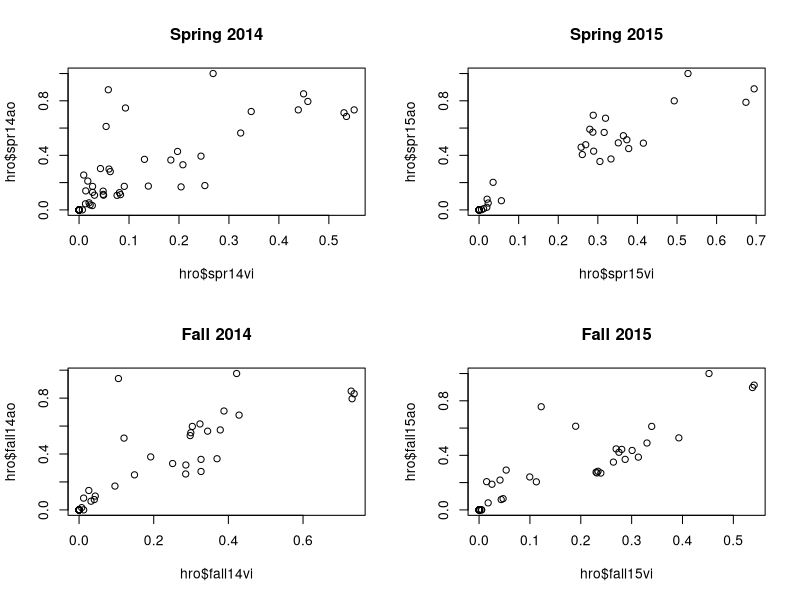
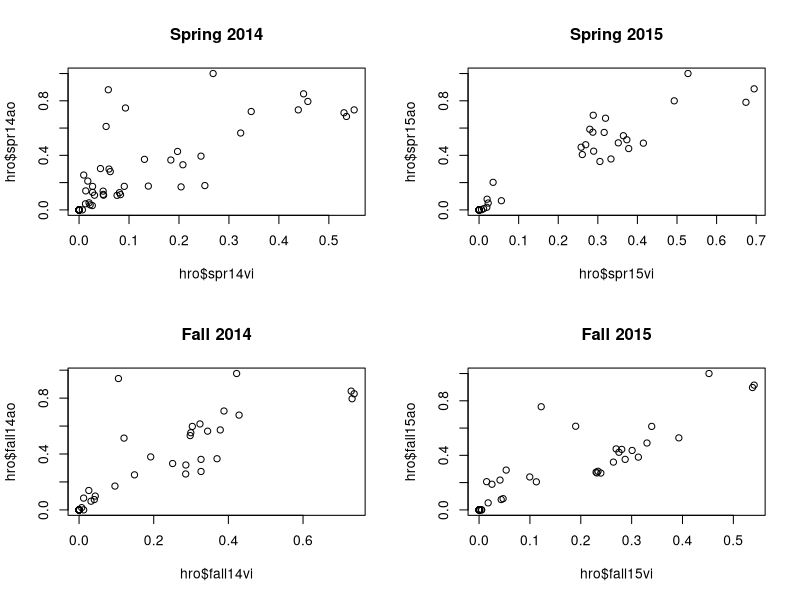
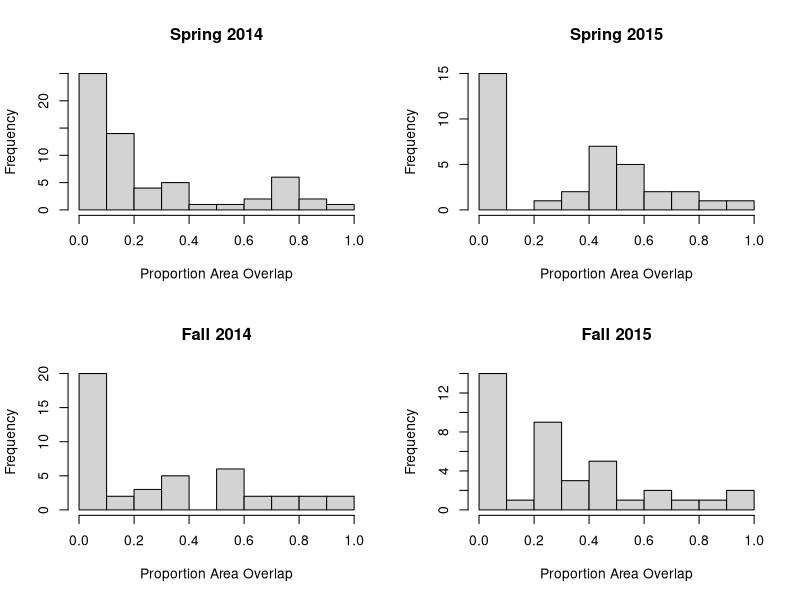
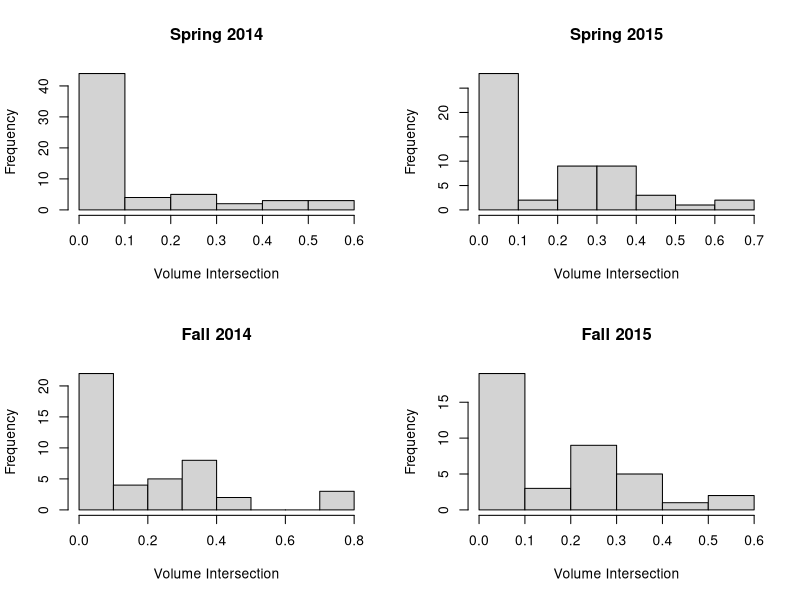
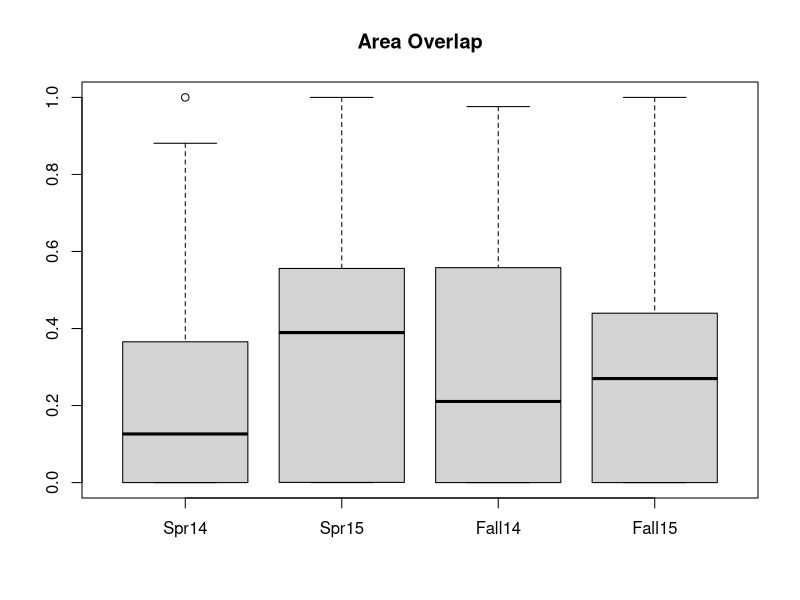
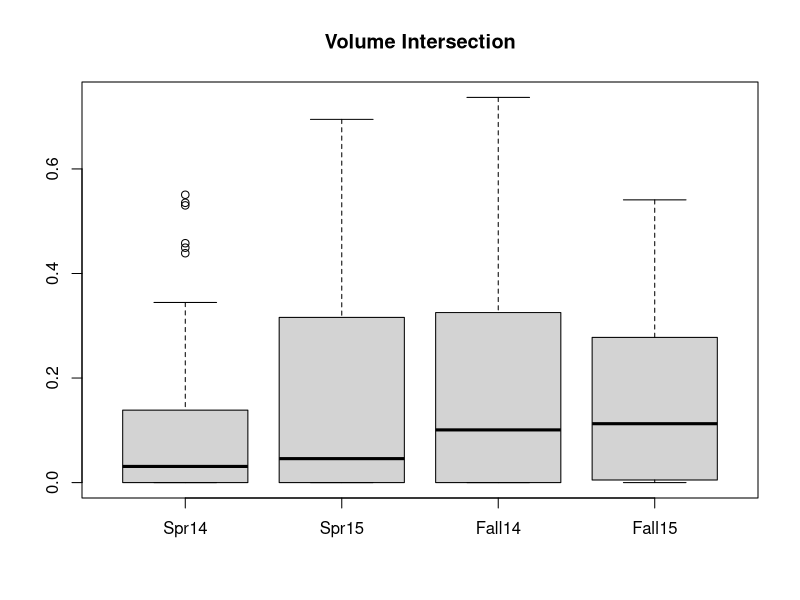
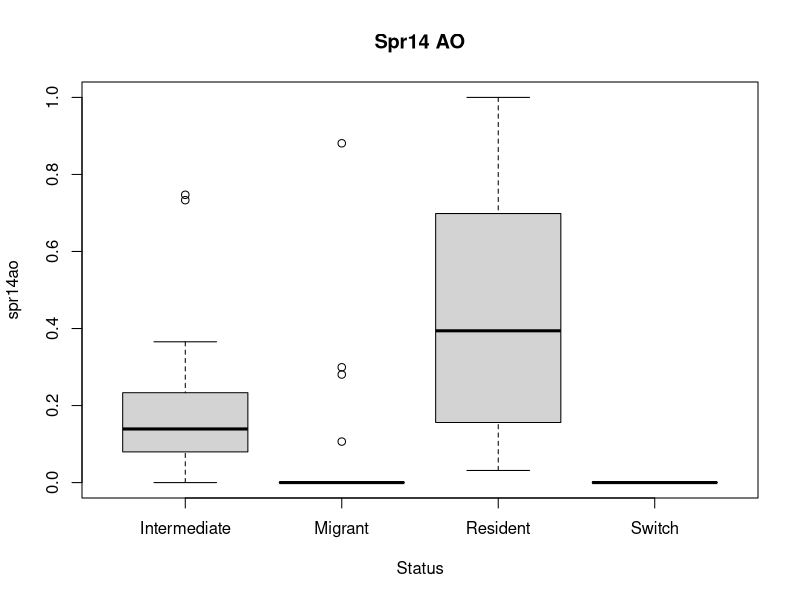
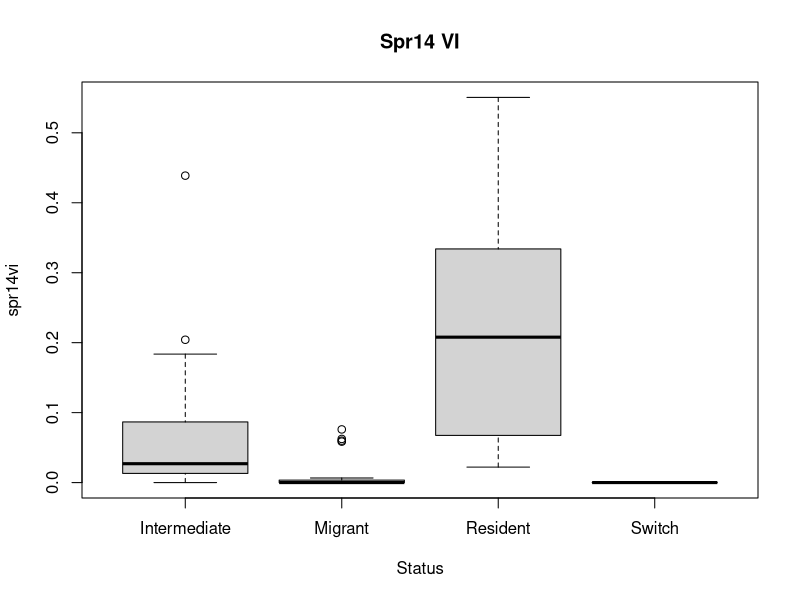

Write the R code that produced these figures, in order. (Note: this script raises an error after producing the figures.)
####################################################
## Working with the Area and Volume Overlap Data  ##
########  NSERP - Kristin Barker - June 2016  ######
####################################################

##SET WD
####Work computer, personal laptop, or external hard drive
wd_workcomp <- "C:\\Users\\kristin.barker\\Documents\\GitHub\\HRoverlap"
wd_laptop <- "C:\\Users\\kjbark3r\\Documents\\GitHub\\HRoverlap"

if (file.exists(wd_workcomp)) {
  setwd(wd_workcomp)
} else {
  if(file.exists(wd_laptop)) {
    setwd(wd_laptop)
  } else {
      cat("Are you SURE you got that file path right?\n")
    }
  }
rm(wd_workcomp, wd_laptop)

##DATA AND LIBRARIES
library(dplyr)

#data - replace automated area overlap with manual calculation
hro <- read.csv("overlap-auto-vi.csv") #automated
hrm <- read.csv("overlap-manual-2.csv") #manual
hro <- full_join(hro, hrm, by = "AnimalID") 

#if want to reorder
#  hr <- hr[,c("AnimalID", "spr14ao", "spr14ao.man"...)]

# separate df containing results of first glance
look <- read.csv("migstatus-prelimlook.csv")
look <- look[, c("AnimalID", "Status")]
hro.look <- full_join(hro, look, by = "AnimalID")

################
# manual vs automated area overlap
##y = manual; x = automated
#par(mfrow=c(2, 2))
#plot(hro$spr14ao.x~hro$spr14ao.y, main = "Spring 2014")
#plot(hro$spr15ao.x~hro$spr15ao.y, main = "Spring 2015")
#plot(hro$fall14ao.x~hro$fall14ao.y, main = "Fall 2014")
#plot(hro$fall15ao.x~hro$fall15ao.y, main = "Fall 2015")
# awesome

# automated area overlap vs volume intersection
par(mfrow=c(2, 2))
plot(hro$spr14ao~hro$spr14vi, main = "Spring 2014")
plot(hro$spr15ao~hro$spr15vi, main = "Spring 2015")
plot(hro$fall14ao~hro$fall14vi, main = "Fall 2014")
plot(hro$fall15ao~hro$fall15vi, main = "Fall 2015")

# manual area overlap vs volume intersection
par(mfrow=c(2, 2))
plot(hro$spr14ao~hro$spr14vi, main = "Spring 2014")
plot(hro$spr15ao~hro$spr15vi, main = "Spring 2015")
plot(hro$fall14ao~hro$fall14vi, main = "Fall 2014")
plot(hro$fall15ao~hro$fall15vi, main = "Fall 2015")


################
# histograms

#area overlap in each mig'n season
par(mfrow=c(2, 2))
hist(hro$spr14ao, breaks = 8, main = "Spring 2014", xlab = "Proportion Area Overlap")
hist(hro$spr15ao, breaks = 8, main = "Spring 2015", xlab = "Proportion Area Overlap")
hist(hro$fall14ao, breaks = 8, main = "Fall 2014", xlab = "Proportion Area Overlap")
hist(hro$fall15ao, breaks = 8, main = "Fall 2015", xlab = "Proportion Area Overlap")

#volume intersection in each mig'n season
par(mfrow=c(2, 2))
hist(hro$spr14vi, main = "Spring 2014", xlab = "Volume Intersection")
hist(hro$spr15vi, main = "Spring 2015", xlab = "Volume Intersection")
hist(hro$fall14vi, main = "Fall 2014", xlab = "Volume Intersection")
hist(hro$fall15vi, main = "Fall 2015", xlab = "Volume Intersection")

################
# boxplots

#area overlap in each mig'n season
par(mfrow=c(1,1))
boxplot(hro$spr14ao, hro$spr15ao, hro$fall14ao, hro$fall15ao, 
        main = "Area Overlap",
        names = c("Spr14", "Spr15", "Fall14", "Fall15"))

#volume intersection in each mig'n season
boxplot(hro$spr14vi, hro$spr15vi, hro$fall14vi, hro$fall15vi, 
        main = "Volume Intersection",
        names = c("Spr14", "Spr15", "Fall14", "Fall15"))

################
# calculations with prelim glance results

#boxplots
boxplot(spr14ao ~ Status, data = hro.look, main = "Spr14 AO")
boxplot(spr14vi ~ Status, data = hro.look, main = "Spr14 VI")
boxplot(spr15ao ~ Status, data = hro.look, main = "Spr15 AO")
boxplot(spr15vi ~ Status, data = hro.look, main = "Spr15 VI")

################
# lines and scatters

#area overlap vs volume intersection
par(mfrow=c(2, 2))
plot(hro$spr14ao~hro$spr14vi, main = "Spring 2014")
plot(hro$spr15ao~hro$spr15vi, main = "Spring 2015")
plot(hro$fall14ao~hro$fall14vi, main = "Fall 2014")
plot(hro$fall15ao~hro$fall15vi, main = "Fall 2015")
# decent agreeement but not the tightest
#   agreement looks stronger in 2015 than in 2014

#rank plots - volume intersection
s14vi <- hro.look %>%
  arrange(spr14vi) %>%
  subset(select = c(AnimalID, spr14vi, Status)) %>%
  mutate(Rank = row_number()) %>%
  na.omit()
plot(s14vi$spr14vi ~ s14vi$Rank, main = "Spring 2014 VI",
     col = s14vi$Status, ylim = c(0,1))

f14vi <- hro.look %>%
  arrange(fall14vi) %>%
  subset(select = c(AnimalID, fall14vi, Status)) %>%
  mutate(Rank = row_number()) %>%
  na.omit()
plot(f14vi$fall14vi ~ f14vi$Rank, main = "Fall 2014 VI",
     col = f14vi$Status, ylim = c(0,1))

s15vi <- hro.look %>%
  arrange(spr15vi) %>%
  subset(select = c(AnimalID, spr15vi, Status)) %>%
  mutate(Rank = row_number()) %>%
  na.omit()
plot(s15vi$spr15vi ~ s15vi$Rank, main = "Spring 2015 VI",
     col = s15vi$Status, ylim = c(0,1))

f15vi <- hro.look %>%
  arrange(fall15vi) %>%
  subset(select = c(AnimalID, fall15vi, Status)) %>%
  mutate(Rank = row_number()) %>%
  na.omit()
plot(f15vi$fall15vi ~ f15vi$Rank, main = "Fall 2015 VI",
     col = f15vi$Status, ylim = c(0,1))

#rank plots - area overlap
s14a <- hro.look %>%
  arrange(spr14ao) %>%
  subset(select = c(AnimalID, spr14ao, Status)) %>%
  mutate(Rank = row_number()) %>%
  na.omit()
plot(s14a$spr14ao ~ s14a$Rank, main = "Spring 2014 AO",
     col = s14a$Status)

f14a <- hro.look %>%
  arrange(fall14ao) %>%
  subset(select = c(AnimalID, fall14ao, Status)) %>%
  mutate(Rank = row_number()) %>%
  na.omit()
plot(f14a$fall14ao ~ f14a$Rank, main = "Fall 2014 AO",
     col = f14a$Status)

s15a <- hro.look %>%
  arrange(spr15ao) %>%
  subset(select = c(AnimalID, spr15ao, Status)) %>%
  mutate(Rank = row_number()) %>%
  na.omit()
plot(s15a$spr15ao ~ s15a$Rank, main = "Spring 2015 AO",
     col = s15a$Status)

f15a <- hro.look %>%
  arrange(fall15ao) %>%
  subset(select = c(AnimalID, fall15ao, Status)) %>%
  mutate(Rank = row_number()) %>%
  na.omit()
plot(f15a$fall15ao ~ f15a$Rank, main = "Fall 2015 AO",
     col = f15a$Status)

################
# deleted code

hrm <- hrm %>%
  rename(spr14ao.man = spr14ao) %>%
  rename(fall14ao.man = fall14ao) %>%
  rename(spr15ao.man = spr15ao) %>%
  rename(fall15ao.man = fall15ao)
